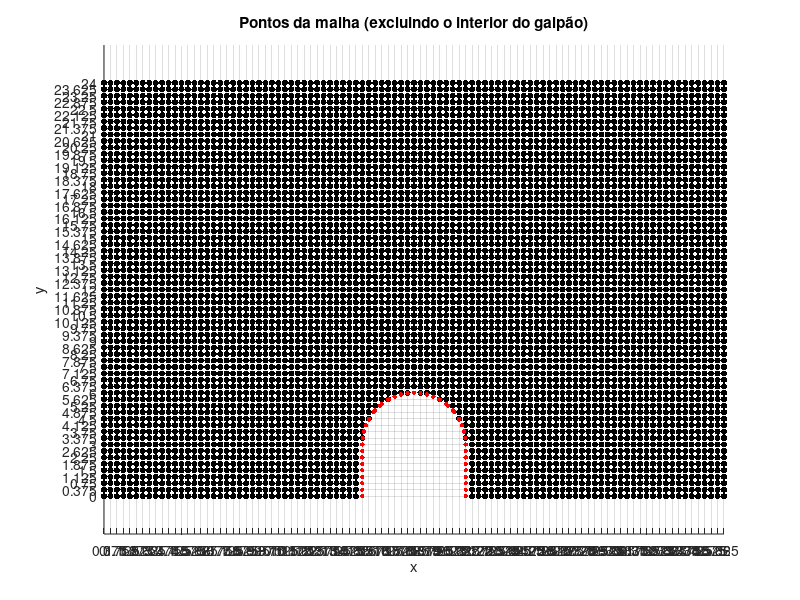

Reproduce this figure in MATLAB. (Note: this script raises an error after producing the figure.)
clc, clear

% Criacao da malha

h = 3;
d = 5*h;
L = 2*h;
H = 8*h;

dx = h/8;
dy = dx;

x = 0:dx:(2*d+L);
y = 0:dy:H;

[X,Y] = meshgrid(x,y);

% Outros parâmetros do problema

V = 100/3.6; %Velocidade em m/s!
lambda = 1.15;
toleracia = 0.01;
rho = 1.25;    % Densidade do ar (kg/m³)
gamma_ar = 1.4;% Razão de calor específico do ar
T_f = 20;
T_d = 40;
k = 0.026;
c = 1002;

% Verificacao dos pontos dentro do galpao

isSolido = false(size(X));

for i = 1:length(x)
    for j = 1:length(y)
        xi = x(i);
        yj = y(j);
        % Se o ponto está dentro do telhado
        if xi >= d && xi <= d + L
            y_teto = sqrt((L/2)^2 - (xi - (d + L/2))^2) + h;
            if yj <= y_teto
                isSolido(j,i) = true; 
            end
        end
    end
end

[~, j_first] = find(isSolido(1, :), 1, 'first');
x_telha = (X(1,j_first)):dx:(d + L - dx);
y_telha = sqrt((L/2).^2 - (x_telha - (d + L/2)).^2) + h;
y_telha_aux = Y(length(0:dy:h)+1,1):dy:(h+L/2);
x_telha_esq = d + L/2 - sqrt((L/2)^2 - (y_telha_aux - h).^2); % Ramo esquerdo (sinal -)
x_telha_dir  = d + L/2 + sqrt((L/2)^2 - (y_telha_aux - h).^2); % Ramo direito (sinal +)
y_parede_esq = 0:dy:h;
x_parede_esq = d*ones(size(y_parede_esq));
y_parede_dir = 0:dy:h;
x_parede_dir = (d+L)*ones(size(y_parede_dir));

x_galpao = [x_parede_esq, x_telha_esq, x_telha, x_telha_dir, x_parede_dir];
y_galpao = [y_parede_esq, y_telha_aux, y_telha, y_telha_aux, y_parede_dir];

% Plota apenas os pontos da malha (isSolido == false)
mask = ~isSolido;  % true para pontos de malha válidos
scatter( X(mask), Y(mask), 20, 'k', 'filled' )
hold on
scatter(x_galpao, y_galpao, 10, 'r', 'filled')
axis equal
xlabel('x'); ylabel('y');
title('Pontos da malha (excluindo o interior do galpão)');
% Configurar o grid com espaçamento dx e dy
xticks(min(x):dx:max(x));  % Linhas verticais a cada dx
yticks(min(y):dy:max(y));  % Linhas horizontais a cada dy
grid on;

load('dados_campo.mat');  % Isso carrega psi, u e v no workspace

T = 20*ones(size(psi));
T(isSolido) = T_d;
T = cond_contorno_temp(X,Y, u, v, T, isSolido, k, dx, dy, rho, c, T_f, T_d, V, d, L);

erro = 1;
while max(abs(erro(:))) > toleracia
    T_aux = T;
    for i = 2:size(X,2)-1
        for j = 2:size(Y,1)-1
            if ~isSolido(j,i)
                if isSolido(j,i-1) || isSolido(j,i+1) || isSolido(j-1,i)
                    if isSolido(j, i+1) && ~isSolido(j-1, i)
                        %Quadrante 1
                        if Y(j,i) > h
                            a = abs(((d + L/2 - sqrt((L/2)^2 - (Y(j,i) - h)^2))-X(j,i))/dx);
                        else
                            a = abs((d-X(j,i))/dx);
                        end
                        if u(j,i)>=0 && v(j,i)>=0
                            T(j,i)=(rho*c*u(j,i)/dx+rho*c*v(j,i)/dy+2*k/(a*dx^2)+2*k/(dy^2))^(-1)*(k*(2/(dx^2)*(T_d/(a*(a+1))+T(j,i-1)/(a+1))+(T(j+1,i)+T(j-1,i))/dy^2)+rho*c*(u(j,i)*T(j,i-1)/dx+v(j,i)*T(j-1,i)/dy));
                        elseif u(j,i)>=0 && v(j,i)<0
                            T(j,i)=(rho*c*u(j,i)/dx-rho*c*v(j,i)/dy+2*k/(a*dx^2)+2*k/(dy^2))^(-1)*(k*(2/(dx^2)*(T_d/(a*(a+1))+T(j,i-1)/(a+1))+(T(j+1,i)+T(j-1,i))/dy^2)+rho*c*(u(j,i)*T(j,i-1)/dx-v(j,i)*T(j+1,i)/dy));
                        elseif u(j,i)<0 && v(j,i)>=0
                            T(j,i)=(-rho*c*u(j,i)/(a*dx)+rho*c*v(j,i)/dy+2*k/(a*dx^2)+2*k/(dy^2))^(-1)*(k*(2/(dx^2)*(T_d/(a*(a+1))+T(j,i-1)/(a+1))+(T(j+1,i)+T(j-1,i))/dy^2)+rho*c*(-u(j,i)*T_d/(a*dx)+v(j,i)*T(j-1,i)/dy));
                        else
                            T(j,i)=(-rho*c*u(j,i)/(a*dx)-rho*c*v(j,i)/dy+2*k/(a*dx^2)+2*k/(dy^2))^(-1)*(k*(2/(dx^2)*(T_d/(a*(a+1))+T(j,i-1)/(a+1))+(T(j+1,i)+T(j-1,i))/dy^2)+rho*c*(-u(j,i)*T_d/(a*dx)-v(j,i)*T(j+1,i)/dy));
                        end
                        
                    elseif isSolido(j, i+1) && isSolido(j-1, i)
                        %Quadrante 2
                        a = abs(((d + L/2 - sqrt((L/2)^2 - (Y(j,i) - h)^2))-X(j,i))/dx);
                        b = abs((Y(j,i)-(sqrt((L/2)^2 - (X(j,i) - (d + L/2))^2) + h))/dy);
                        if u(j,i)>=0 && v(j,i)>=0
                            T(j,i)=(rho*c*u(j,i)/dx+rho*c*v(j,i)/(b*dy)+2*k/(a*dx^2)+2*k/(b*dy^2))^(-1)*(k*(2/(dx^2)*(T_d/(a*(a+1))+T(j,i-1)/(a+1))+2/(dy^2)*(T_d/(b*(b+1))+T(j+1,i)/(b+1)))+rho*c*(u(j,i)*T(j,i-1)/dx+v(j,i)*T_d/(b*dy)));
                        elseif u(j,i)>=0 && v(j,i)<0
                            T(j,i)=(rho*c*u(j,i)/dx-rho*c*v(j,i)/dy+2*k/(a*dx^2)+2*k/(b*dy^2))^(-1)*(k*(2/(dx^2)*(T_d/(a*(a+1))+T(j,i-1)/(a+1))+2/(dy^2)*(T_d/(b*(b+1))+T(j+1,i)/(b+1)))+rho*c*(u(j,i)*T(j,i-1)/dx-v(j,i)*T(j+1,i)/dy));
                        elseif u(j,i)<0 && v(j,i)>=0
                            T(j,i)=(-rho*c*u(j,i)/(a*dx)+rho*c*v(j,i)/(b*dy)+2*k/(a*dx^2)+2*k/(b*dy^2))^(-1)*(k*(2/(dx^2)*(T_d/(a*(a+1))+T(j,i-1)/(a+1))+2/(dy^2)*(T_d/(b*(b+1))+T(j+1,i)/(b+1)))+rho*c*(-u(j,i)*T_d/(a*dx)+v(j,i)*T_d/(b*dy)));
                        else
                            T(j,i)=(-rho*c*u(j,i)/(a*dx)-rho*c*v(j,i)/dy+2*k/(a*dx^2)+2*k/(b*dy^2))^(-1)*(k*(2/(dx^2)*(T_d/(a*(a+1))+T(j,i-1)/(a+1))+2/(dy^2)*(T_d/(b*(b+1))+T(j+1,i)/(b+1)))+rho*c*(u(j,i)*T_d/(a*dx)-v(j,i)*T(j+1,i)/dy));
                        end
                        
                    elseif isSolido(j, i-1) && isSolido(j-1, i)
                        %Quadrante 3
                        a = abs(((d + L/2 + sqrt((L/2)^2 - (Y(j,i) - h)^2))-X(j,i))/dx);
                        b = abs((Y(j,i)-(sqrt((L/2)^2 - (X(j,i) - (d + L/2))^2) + h))/dy);
                        if u(j,i)>=0 && v(j,i)>=0
                            T(j,i)=(rho*c*u(j,i)/dx+rho*c*v(j,i)/(b*dy)+2*k/(a*dx^2)+2*k/(b*dy^2))^(-1)*(k*(2/(dx^2)*(T_d/(a*(a+1))+T(j,i+1)/(a+1))+2/(dy^2)*(T_d/(b*(b+1))+T(j+1,i)/(b+1)))+rho*c*(u(j,i)*T(j,i-1)/dx+v(j,i)*T_d/(b*dy)));
                        elseif u(j,i)>=0 && v(j,i)<0
                            T(j,i)=(rho*c*u(j,i)/dx-rho*c*v(j,i)/dy+2*k/(a*dx^2)+2*k/(b*dy^2))^(-1)*(k*(2/(dx^2)*(T_d/(a*(a+1))+T(j,i+1)/(a+1))+2/(dy^2)*(T_d/(b*(b+1))+T(j+1,i)/(b+1)))+rho*c*(u(j,i)*T(j,i-1)/dx-v(j,i)*T(j+1,i)/dy));
                        elseif u(j,i)<0 && v(j,i)>=0
                            T(j,i)=(-rho*c*u(j,i)/(a*dx)+rho*c*v(j,i)/(b*dy)+2*k/(a*dx^2)+2*k/(b*dy^2))^(-1)*(k*(2/(dx^2)*(T_d/(a*(a+1))+T(j,i+1)/(a+1))+2/(dy^2)*(T_d/(b*(b+1))+T(j+1,i)/(b+1)))+rho*c*(-u(j,i)*T_d/(a*dx)+v(j,i)*T_d/(b*dy)));
                        else
                            T(j,i)=(-rho*c*u(j,i)/(a*dx)-rho*c*v(j,i)/dy+2*k/(a*dx^2)+2*k/(b*dy^2))^(-1)*(k*(2/(dx^2)*(T_d/(a*(a+1))+T(j,i+1)/(a+1))+2/(dy^2)*(T_d/(b*(b+1))+T(j+1,i)/(b+1)))+rho*c*(u(j,i)*T_d/(a*dx)-v(j,i)*T(j+1,i)/dy));
                        end
                              
                    elseif isSolido(j, i-1) && ~isSolido(j-1, i)
                        %Quadrante 4
                        if Y(j,i) > h
                            a = abs(((d + L/2 + sqrt((L/2)^2 - (Y(j,i) - h)^2))-X(j,i))/dx);
                        else
                            a = abs(((d+L)-X(j,i))/dx);
                        end
                        
                        if u(j,i)>=0 && v(j,i)>=0
                            T(j,i)=(rho*c*u(j,i)/dx+rho*c*v(j,i)/dy+2*k/(a*dx^2)+2*k/(dy^2))^(-1)*(k*(2/(dx^2)*(T_d/(a*(a+1))+T(j,i+1)/(a+1))+(T(j+1,i)+T(j-1,i))/dy^2)+rho*c*(u(j,i)*T(j,i-1)/dx+v(j,i)*T(j-1,i)/dy));
                        elseif u(j,i)>=0 && v(j,i)<0
                            T(j,i)=(rho*c*u(j,i)/dx-rho*c*v(j,i)/dy+2*k/(a*dx^2)+2*k/(dy^2))^(-1)*(k*(2/(dx^2)*(T_d/(a*(a+1))+T(j,i+1)/(a+1))+(T(j+1,i)+T(j-1,i))/dy^2)+rho*c*(u(j,i)*T(j,i-1)/dx-v(j,i)*T(j+1,i)/dy));
                        elseif u(j,i)<0 && v(j,i)>=0
                            T(j,i)=(-rho*c*u(j,i)/(a*dx)+rho*c*v(j,i)/dy+2*k/(a*dx^2)+2*k/(dy^2))^(-1)*(k*(2/(dx^2)*(T_d/(a*(a+1))+T(j,i+1)/(a+1))+(T(j+1,i)+T(j-1,i))/dy^2)+rho*c*(-u(j,i)*T_d/(a*dx)+v(j,i)*T(j-1,i)/dy));
                        else
                            T(j,i)=(-rho*c*u(j,i)/(a*dx)-rho*c*v(j,i)/dy+2*k/(a*dx^2)+2*k/(dy^2))^(-1)*(k*(2/(dx^2)*(T_d/(a*(a+1))+T(j,i+1)/(a+1))+(T(j+1,i)+T(j-1,i))/dy^2)+rho*c*(-u(j,i)*T_d/(a*dx)-v(j,i)*T(j+1,i)/dy));
                        end
                        
                    elseif (~isSolido(j,i-1) && ~isSolido(j,i+1)) && isSolido(j-1,i)
                        b = abs((Y(j,i)-(sqrt((L/2)^2 - (X(j,i) - (d + L/2))^2) + h))/dy);
                        
                        if u(j,i)>=0 && v(j,i)>=0
                            T(j,i)=(2*k/dx^2+k/(b*dy^2)+rho*c*u(j,i)+rho*c*v(j,i)/(b*dy))^(-1)*(k*((T(j,i+1)+T(j,i-1))/dx^2+(2/dy^2)*(T_d/(b*(b+1))+T(j,i-1)/(b+1)))+rho*c*(u(j,i)*T(j,i-1)/dx+v(j,i)*T_d/(b*dy))); 
                        elseif u(j,i)>=0 && v(j,i)<0
                            T(j,i)=(2*k/dx^2+k/(b*dy^2)+rho*c*u(j,i)-rho*c*v(j,i)/(dy))^(-1)*(k*((T(j,i+1)+T(j,i-1))/dx^2+(2/dy^2)*(T_d/(b*(b+1))+T(j,i-1)/(b+1)))+rho*c*(u(j,i)*T(j,i-1)/dx-v(j,i)*T(j+1,i)/dy));
                        elseif u(j,i)<0 && v(j,i)>=0
                            T(j,i)=(2*k/dx^2+k/(b*dy^2)-rho*c*u(j,i)+rho*c*v(j,i)/(b*dy))^(-1)*(k*((T(j,i+1)+T(j,i-1))/dx^2+(2/dy^2)*(T_d/(b*(b+1))+T(j,i-1)/(b+1)))+rho*c*(-u(j,i)*T(j,i+1)/dx+v(j,i)*T_d/(b*dy))); 
                        else
                            T(j,i)=(2*k/dx^2+k/(dy^2)-rho*c*u(j,i)-rho*c*v(j,i)/(b*dy))^(-1)*(k*((T(j,i+1)+T(j,i-1))/dx^2+(2/dy^2)*(T_d/(b*(b+1))+T(j,i-1)/(b+1)))+rho*c*(-u(j,i)*T(j,i+1)/dx-v(j,i)*T(j+1,i)/dy)); 
                        end
                        
                        
                    end
                end
                
                if u(j,i)>=0 && v(j,i)>=0
                    T(j,i)=(rho*c*u(j,i)/dx+rho*c*v(j,i)/dy+2*k/(dx^2)+2*k/(dy^2))^(-1)*(rho*c*u(j,i)*T(j,i-1)/dx+rho*c*v(j,i)*T(j-1,i)/dy+k*(T(j,i+1)+T(j,i-1))/(dx^2)+k*(T(j+1,i)+T(j-1,i))/(dy^2));
                elseif u(j,i)>=0 && v(j,i)<0
                    T(j,i)=(rho*c*u(j,i)/dx-rho*c*v(j,i)/dy+2*k/(dx^2)+2*k/(dy^2))^(-1)*(rho*c*u(j,i)*T(j,i-1)/dx-rho*c*v(j,i)*T(j+1,i)/dy+k*(T(j,i+1)+T(j,i-1))/(dx^2)+k*(T(j+1,i)+T(j-1,i))/(dy^2));
                elseif u(j,i)<0 && v(j,i)>=0
                    T(j,i)=(-rho*c*u(j,i)/dx+rho*c*v(j,i)/dy+2*k/(dx^2)+2*k/(dy^2))^(-1)*(-rho*c*u(j,i)*T(j,i+1)/dx+rho*c*v(j,i)*T(j-1,i)/dy+k*(T(j,i+1)+T(j,i-1))/(dx^2)+k*(T(j+1,i)+T(j-1,i))/(dy^2));
                else %u(j,i)<0 && v(j,i)<0
                    T(j,i)=(-rho*c*u(j,i)/dx-rho*c*v(j,i)/dy+2*k/(dx^2)+2*k/(dy^2))^(-1)*(-rho*c*u(j,i)*T(j,i+1)/dx-rho*c*v(j,i)*T(j+1,i)/dy+k*(T(j,i+1)+T(j,i-1))/(dx^2)+k*(T(j+1,i)+T(j-1,i))/(dy^2));
                end 
            end     
        end
    end
    T(2:end-1,2:end-1) = lambda*T(2:end-1,2:end-1)+(1-lambda)*T_aux(2:end-1,2:end-1);
    T = cond_contorno_temp(X,Y, u, v, T, isSolido, k, dx, dy, rho, c, T_f, T_d, V, d, L);
    erro = abs((T-T_aux)./T);
    erro = max(erro(:))
end

figure;
contourf(X, Y, T, 20, 'LineColor', 'none');
colorbar;
axis equal;
xlabel('x'); ylabel('y');
title('Temperatura');


dTdx = zeros(size(T));
dTdy = zeros(size(T));
for linha = 2:size(T,1)-1
    for coluna = 2:size(T,2)-1
        dTdx(linha,coluna) = (T(linha,coluna+1) - T(linha,coluna-1)) / (2*dx);
        dTdy(linha,coluna) = (T(linha+1,coluna) - T(linha-1,coluna)) / (2*dy);
    end
end

% Qdot = 0;  % Inicializa a taxa de calor total
% x_c = d + L/2;  % Centro do telhado curvo
% y_c=h;
% tol = 1e-6;      % Tolerância para evitar divisão por zero
% 
% for i = 2:(size(X,2)-1)
%     for j = 2:(size(Y,1)-1)
%         if isSolido(j,i-1) || isSolido(j,i+1) || isSolido(j-1,i)
%             x_i = X(j,i); 
%             y_j = Y(j,i);
%             
%             % Determina dl conforme a região
%             if (X(j,i) <= d && Y(j,i) <= h) 
%                 dl = dy;  % Parede vertical
%                 n = [-1, 0]; % Normal para direita ou esquerda (ajuste conforme necessário)
%             elseif (X(j,i) >= d+L && Y(j,i) <= h) 
%                 dl = dy;  % Parede vertical
%                 n = [1, 0]; 
%             else
%                 dl=sqrt(2)*dx;
%                 n_vec = [x_i - x_c, y_j - y_c];
%                 n = n_vec / norm(n_vec);
%             end
%             
%             % Produto escalar gradT · n
%             dotprod = dTdx(j,i)*n(1) + dTdy(j,i)*n(2);
%             
%             % Contribuição de calor
%             Qdot = Qdot - k * dotprod * dl * 60; % 60m de comprimento
%         end
%     end
% end
% 
% fprintf('Taxa de calor perdida: Q = %.2f W\n', Qdot);


figure;
quiver(X(mask), Y(mask), dTdx(mask), dTdy(mask), ...
    'AutoScaleFactor', 1.5, ...
    'Color', 'k', ...          % Define cor preta
    'LineWidth', 1.2);         % Espessura das setas
axis equal;
grid on;                       % Adiciona grade
xlabel('x (m)');
ylabel('y (m)');
title('Gradiente de temperatura');


function T = cond_contorno_temp(X,Y, u, v, T, isSolido, k, dx, dy, rho, c, T_f, T_d, V, d, L)

    %Margem esquerda
    T(:,1) = T_f;
    
    %Margem inferior
    for i = 2:size(X,2)-1
        if ~isSolido(1,i+1) && ~isSolido(1, i-1)
            if u(1,i) >= 0
                T(1,i) = (2*k/dx^2 + 2*k/dy^2 + rho*c*u(1,i))^(-1)*(k*((T(1,i+1)+T(1,i-1))/(dx^2) + 2*T(2,i)/(dy^2)) + rho*c*u(1,i)*T(1,i-1)/dx);                
            else
                T(1,i) = (2*k/dx^2 + 2*k/dy^2 - rho*c*u(1,i))^(-1)*(k*((T(1,i+1)+T(1,i-1))/(dx^2) + 2*T(2,i)/(dy^2)) - rho*c*u(1,i)*T(1,i+1)/dx);
            end
        elseif ((isSolido(1,i+1) && ~isSolido(1, i-1)) || (~isSolido(1,i+1) && isSolido(1, i-1))) && ~isSolido(1,i)
           if isSolido(1,i+1)
               a = (d-X(1,i))/dx;
               if u(1,i) >= 0
                   T(1,i) = (2*k/(a*dx^2)+2*k/dy^2+rho*c*u(1,i)/dx)^(-1)*(k*((2/dx^2)*(T_d/(a*(a+1))+T(1,i-1)/(a+1))+2*T(2,i)/dy^2)+rho*c*u(1,i)*T(1,i-1)/dx);
               else
                   T(1,i) = (2*k/(a*dx^2)+2*k/dy^2-rho*c*u(1,i)/(a*dx))^(-1)*(k*((2/dx^2)*(T_d/(a*(a+1))+T(1,i-1)/(a+1))+2*T(2,i)/dy^2)-rho*c*u(1,i)*T_d/(a*dx));
               end
           else
               a = (X(1,i)-(d+L))/dx;
               if u(1,i) >= 0
                   T(1,i) = (2*k/(a*dx^2)+2*k/dy^2+rho*c*u(1,i)/dx)^(-1)*(k*((2/dx^2)*(T_d/(a*(a+1))+T(1,i+1)/(a+1))+2*T(2,i)/dy^2)+rho*c*u(1,i)*T(1,i-1)/dx);
               else
                   T(1,i) = (2*k/(a*dx^2)+2*k/dy^2-rho*c*u(1,i)/dx)^(-1)*(k*((2/dx^2)*(T_d/(a*(a+1))+T(1,i+1)/(a+1))+2*T(2,i)/dy^2)-rho*c*u(1,i)*T_d/(a*dx));
               end
           end   
        end
    end
    
    %Margem superior
    for i = 2:size(X,2)-1
        if u(end,i) >= 0
            T(end,i) = (2*k/dx^2 + 2*k/dy^2 + rho*c*u(end,i))^(-1)*(k*((T(end,i+1)+T(end,i-1))/(dx^2) + 2*T(end-1,i)/(dy^2)) + rho*c*u(end,i)*T(end,i-1)/dx);
        else
            T(end,i) = (2*k/dx^2 + 2*k/dy^2 - rho*c*u(end,i))^(-1)*(k*((T(end,i+1)+T(end,i-1))/(dx^2) + 2*T(end-1,i)/(dy^2)) - rho*c*u(end,i)*T(end,i+1)/dx);
        end 
    end
               
    %Margem direita
    for j = 2:size(Y,1)-1
        T(j,end)=(2*k/dx^2 + 2*k/dy^2)^(-1)*(k*(2*T(j,end-1)/dx^2 + (T(j+1,end)+T(j-1,end))/dy^2));
    end
    
    %Canto superior direito
    T(end,end) = (2/dx^2 + 2/dy^2)^(-1) * (2*T(end, end-1)/dx^2 + 2*T(end-1,end)/dy^2);
    
    %Canto inferior direito
    T(1,end) = (2/dx^2 + 2/dy^2)^(-1) * (2*T(1, end-1)/dx^2 + 2*T(2,end)/dy^2);
end
